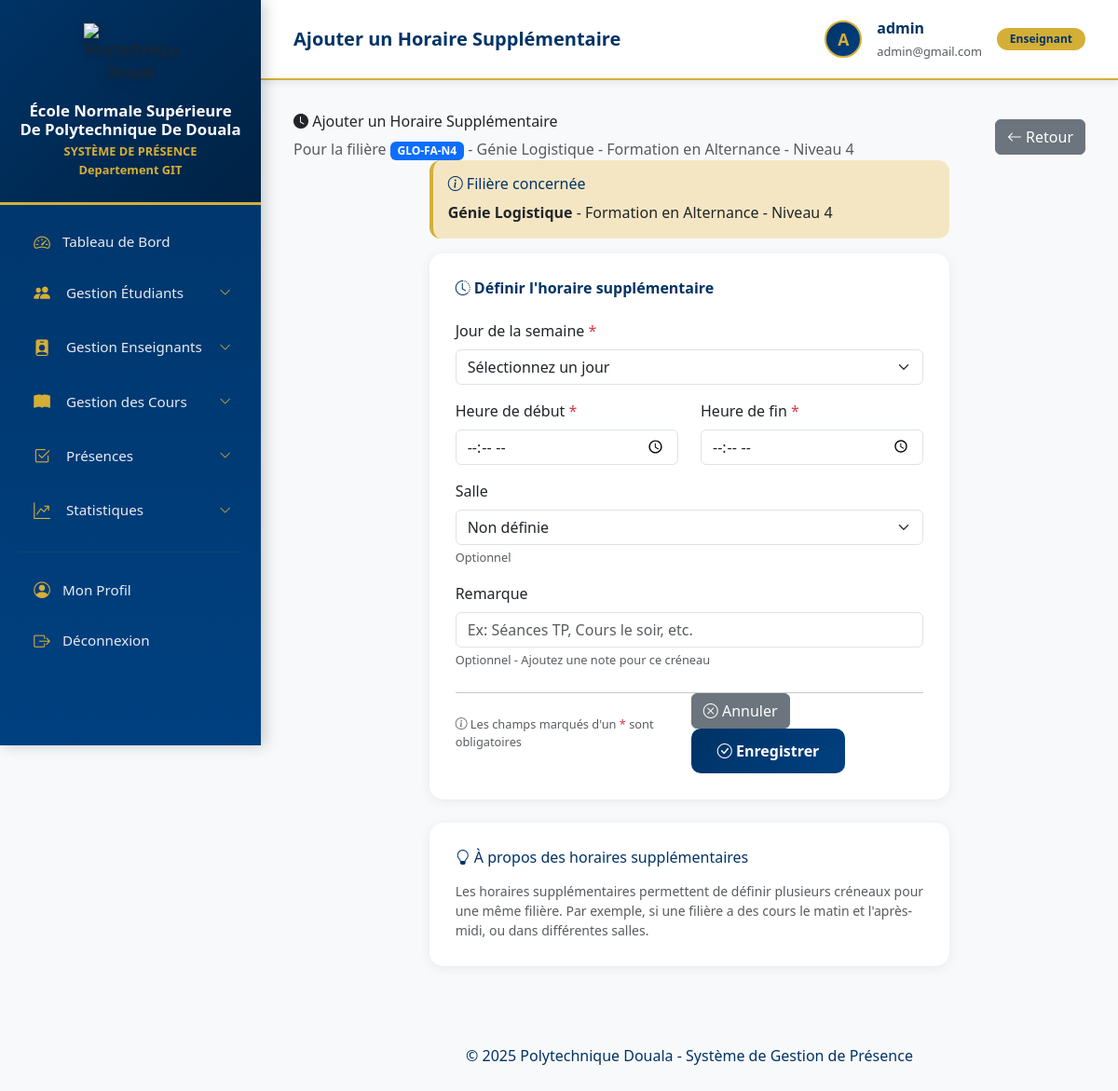
The app's page /etudiants/filieres/GLO-FA-N4/horaire/ajouter/ (signed in) with its own data.
### accounts/models.py (models this page shows, shortened)
class Profil(models.Model):
    ROLES = [
        ('ADMIN', 'Administrateur'),
        ('ENSEIGNANT', 'Enseignant'),
        ('SCOLARITE', 'Service Scolarité'),
    ]
    user = models.OneToOneField(User, on_delete=models.CASCADE,
                               related_name='profil',
                               verbose_name="Utilisateur")
    role = models.CharField(max_length=20, choices=ROLES,
                           default='ENSEIGNANT',
                           verbose_name="Rôle")
    telephone = models.CharField(max_length=20, blank=True, null=True,
                                verbose_name="Téléphone")
    photo = models.ImageField(upload_to='profils/photos/',
                             blank=True, null=True,
                             verbose_name="Photo")
    adresse = models.TextField(blank=True, null=True, verbose_name="Adresse")
    actif = models.BooleanField(default=True, verbose_name="Actif")
    date_creation = models.DateTimeField(auto_now_add=True)
    date_modification = models.DateTimeField(auto_now=True)
    class Meta:
        verbose_name = "Profil"
        verbose_name_plural = "Profils"
        ordering = ['user__username']
    def est_admin(self):
        return self.role == 'ADMIN' or self.user.is_superuser

### students/models.py (models this page shows, shortened)
class Filiere(models.Model):
    SPECIALITES = [
        ('GI', 'Génie Informatique et Télécommunication'),
        ('GLO', 'Génie Logistique'),
        ('GRT', 'Génie des Réseaux et Télécommunications'),
        ('CSCD', 'Cyber-Sécurité et Cryptographie Digitale'),
        ('SSI', 'Systèmes et Sécurité Informatique'),
    ]
    FORMATIONS = [
        ('FI', 'Formation Initiale'),
        ('FA', 'Formation en Alternance'),
        ('MP', 'Master Professionnel'),
    ]
    NIVEAUX = [
        ('N1', 'Niveau 1'),
        ('N2', 'Niveau 2'),
        ('N3', 'Niveau 3'),
        ('N4', 'Niveau 4'),
        ('N5', 'Niveau 5'),
    ]
    JOURS_SEMAINE = [
        ('LUNDI', 'Lundi'),
        ('MARDI', 'Mardi'),
        ('MERCREDI', 'Mercredi'),
        ('JEUDI', 'Jeudi'),
        ('VENDREDI', 'Vendredi'),
        ('SAMEDI', 'Samedi'),
    ]
    code = models.CharField(max_length=20, unique=True, verbose_name="Code",
                           help_text="Ex: GI-FI-N3")
    specialite = models.CharField(max_length=10, choices=SPECIALITES, verbose_name="Spécialité")
    formation = models.CharField(max_length=2, choices=FORMATIONS, verbose_name="Type de formation")
    niveau = models.CharField(max_length=2, choices=NIVEAUX, verbose_name="Niveau")
    jour_semaine = models.CharField(max_length=10, choices=JOURS_SEMAINE,
                                    blank=True, null=True, verbose_name="Jour principal")
    heure_debut = models.TimeField(blank=True, null=True, verbose_name="Heure de début")
    heure_fin = models.TimeField(blank=True, null=True, verbose_name="Heure de fin")
    description = models.TextField(blank=True, null=True, verbose_name="Description")
    salle_principale = models.ForeignKey('courses.Salle', on_delete=models.SET_NULL,
                                        null=True, blank=True,
                                        related_name='filieres_principales',
                                        verbose_name="Salle principale")
    actif = models.BooleanField(default=True, verbose_name="Actif")
    date_creation = models.DateTimeField(auto_now_add=True)
    date_modification = models.DateTimeField(auto_now=True)
    class Meta:
        verbose_name = "Filière"
        verbose_name_plural = "Filières"
        ordering = ['specialite', 'formation', 'niveau']
        unique_together = ['specialite', 'formation', 'niveau']
    def nom_complet(self):
        return f"{self.get_specialite_display()} - {self.get_formation_display()} - {self.get_niveau_display()}"

### students/views.py (the view, shortened to what this page needs)
# urls.py: path('filieres/<str:code>/horaire/ajouter/', views.ajouter_horaire_supplementaire, name='ajouter_horaire_supplementaire'),
@login_required
def ajouter_horaire_supplementaire(request, code):
    if not (request.user.profil.est_admin() or request.user.profil.est_scolarite()):
        messages.error(request, "⛔ Accès refusé.")
        return redirect('liste_filieres')
    filiere = get_object_or_404(Filiere, code=code)
    from courses.models import Salle
    context = {
        'filiere': filiere,
        'jours': HoraireSupplementaire.JOURS_SEMAINE,
        'salles': Salle.objects.filter(disponible=True),
    }
    return render(request, 'students/ajouter_horaire_supplementaire.html', context)

### students/templates/students/ajouter_horaire_supplementaire.html (shortened to what this page needs)
{% extends 'base.html' %}
{% block page_title %}Ajouter un Horaire Supplémentaire{% endblock %}
{% block content %}
<div class="page-header">
    <div class="d-flex justify-content-between align-items-center">
        <div>
            <h2 class="mb-2">
                <i class="bi bi-clock-fill"></i> Ajouter un Horaire Supplémentaire
            </h2>
            <p class="text-muted mb-0">
                Pour la filière <span class="badge bg-primary">{{ filiere.code }}</span> - {{ filiere.nom_complet }}
            </p>
        </div>
        <a href="{% url 'detail_filiere' filiere.code %}" class="btn btn-secondary">
            <i class="bi bi-arrow-left"></i> Retour
        </a>
    </div>
</div>
<div class="row">
    <div class="col-md-8 mx-auto">
        <div class="alert" style="background: var(--light-gold); border-left: 4px solid var(--accent-gold);">
            <h6 class="mb-2" style="color: var(--primary-blue);">
                <i class="bi bi-info-circle"></i> Filière concernée
            </h6>
            <p class="mb-0">
                <strong>{{ filiere.get_specialite_display }}</strong> -
                {{ filiere.get_formation_display }} -
                {{ filiere.get_niveau_display }}
            </p>
        </div>
        <div class="table-card">
            <h5 class="mb-4">
                <i class="bi bi-clock-history"></i> Définir l'horaire supplémentaire
            </h5>
            <form method="post" novalidate>
                <div class="mb-3">
                    <label for="jour_semaine" class="form-label">Jour de la semaine <span class="text-danger">*</span></label>
                    <select class="form-select" id="jour_semaine" name="jour_semaine" required>
                        <option value="">Sélectionnez un jour</option>
                    </select>
                </div>
                <div class="row mb-3">
                    <div class="col-md-6">
                        <label for="heure_debut" class="form-label">Heure de début <span class="text-danger">*</span></label>
                        <input type="time" class="form-control" id="heure_debut" name="heure_debut" required>
                    </div>
                    <div class="col-md-6">
                        <label for="heure_fin" class="form-label">Heure de fin <span class="text-danger">*</span></label>
                        <input type="time" class="form-control" id="heure_fin" name="heure_fin" required>
                    </div>
                </div>
                <div class="mb-3">
                    <label for="salle" class="form-label">Salle</label>
                    <select class="form-select" id="salle" name="salle">
                        <option value="">Non définie</option>
                    </select>
                    <small class="text-muted">Optionnel</small>
                </div>
                <div class="mb-4">
                    <label for="remarque" class="form-label">Remarque</label>
                    <input type="text" class="form-control" id="remarque" name="remarque"
                           placeholder="Ex: Séances TP, Cours le soir, etc.">
                    <small class="text-muted">Optionnel - Ajoutez une note pour ce créneau</small>
                </div>
                <hr>
                <div class="d-flex justify-content-between align-items-center">
                    <small class="text-muted">
                        <i class="bi bi-info-circle"></i> Les champs marqués d'un <span class="text-danger">*</span> sont obligatoires
                    </small>
                    <div>
                        <a href="{% url 'detail_filiere' filiere.code %}" class="btn btn-secondary me-2">
                            <i class="bi bi-x-circle"></i> Annuler
                        </a>
                        <button type="submit" class="btn btn-primary">
                            <i class="bi bi-check-circle"></i> Enregistrer
                        </button>
                    </div>
                </div>
            </form>
        </div>
        <div class="table-card mt-4">
            <h6 class="mb-3" style="color: var(--primary-blue);">
                <i class="bi bi-lightbulb"></i> À propos des horaires supplémentaires
            </h6>
            <p class="text-muted small mb-0">
                Les horaires supplémentaires permettent de définir plusieurs créneaux pour une même filière.
                Par exemple, si une filière a des cours le matin et l'après-midi, ou dans différentes salles.
            </p>
        </div>
    </div>
</div>
{% endblock %}

### templates/base.html (shortened to what this page needs)
{% load django_browser_reload %}
{% load static %}
<!DOCTYPE html>
<html lang="fr">
<head>
    <link href="https://cdn.jsdelivr.net/npm/bootstrap@5.3.0/dist/css/bootstrap.min.css" rel="stylesheet">
    <script src="https://cdn.tailwindcss.com"></script>
    <link rel="stylesheet" href="https://cdn.jsdelivr.net/npm/bootstrap-icons@1.11.0/font/bootstrap-icons.css">
</head>
<body>
    {% if user.is_authenticated %}
    <div class="sidebar" id="sidebar">
        <div class="logo-section">
            <img src="{% static 'images/logo.png' %}" alt="Polytechnique Douala">
            <h4>École Normale Supérieure De Polytechnique De Douala</h4>
            <p>SYSTÈME DE PRÉSENCE</p>
            <p>Departement GIT</p>
        </div>
        <nav>
            <a class="nav-link {% if request.resolver_match.url_name == 'dashboard' %}active{% endif %}"
               href="{% url 'dashboard' %}">
                <i class="bi bi-speedometer2 icon"></i>
                <span>Tableau de Bord</span>
            </a>
            {% if user.profil.est_admin or user.profil.est_scolarite %}
            <div class="menu-dropdown">
                <div class="menu-dropdown-toggle" onclick="toggleMenu('etudiants')">
                    <div class="d-flex align-items-center gap-3">
                        <i class="bi bi-people-fill icon"></i>
                        <span>Gestion Étudiants</span>
                    </div>
                    <i class="bi bi-chevron-down arrow"></i>
                </div>
            </div>
            <div class="menu-dropdown">
                <div class="menu-dropdown-toggle" onclick="toggleMenu('enseignants')">
                    <div class="d-flex align-items-center gap-3">
                        <i class="bi bi-person-badge-fill icon"></i>
                        <span>Gestion Enseignants</span>
                    </div>
                    <i class="bi bi-chevron-down arrow"></i>
                </div>
            </div>
            <div class="menu-dropdown">
                <div class="menu-dropdown-toggle" onclick="toggleMenu('cours')">
                    <div class="d-flex align-items-center gap-3">
                        <i class="bi bi-book-fill icon"></i>
                        <span>Gestion des Cours</span>
                    </div>
                    <i class="bi bi-chevron-down arrow"></i>
                </div>
            </div>
            <div class="menu-dropdown">
                <div class="menu-dropdown-toggle" onclick="toggleMenu('presences')">
                    <div class="d-flex align-items-center gap-3">
                        <i class="bi bi-check2-square icon"></i>
                        <span>Présences</span>
                    </div>
                    <i class="bi bi-chevron-down arrow"></i>
                </div>
            </div>
            <div class="menu-dropdown">
                <div class="menu-dropdown-toggle" onclick="toggleMenu('stats')">
                    <div class="d-flex align-items-center gap-3">
                        <i class="bi bi-graph-up-arrow icon"></i>
                        <span>Statistiques</span>
                    </div>
                    <i class="bi bi-chevron-down arrow"></i>
                </div>
            </div>
            {% endif %}
            <hr>
            <a class="nav-link {% if 'profil' in request.path %}active{% endif %}"
            href="{% url 'profil' %}">
                <i class="bi bi-person-circle icon"></i>
                <span>Mon Profil</span>
            </a>
            <a class="nav-link" href="{% url 'logout' %}">
                <i class="bi bi-box-arrow-right icon"></i>
                <span>Déconnexion</span>
            </a>
        </nav>
    </div>
    <div class="main-content">
        <div class="top-navbar">
            <div class="d-flex justify-content-between align-items-center">
                <div class="d-flex align-items-center gap-3">
                    <span class="fs-5 fw-bold" style="color: var(--primary-blue);">
                        {% block page_title %}Système de Présence{% endblock %}
                    </span>
                </div>
                <div class="d-flex align-items-center gap-3">
                    <div class="user-avatar">
                        {{ user.first_name.0|default:user.username.0|upper }}
                    </div>
                    <div class="d-none d-md-block">
                        <div class="fw-semibold" style="color: var(--primary-blue);">
                            {{ user.get_full_name|default:user.username }}
                        </div>
                        <small class="text-muted">{{ user.email }}</small>
                    </div>
                    <span class="badge">{{ user.profil.get_role_display }}</span>
                </div>
            </div>
        </div>
        <div class="content-area">
            {% block content %}{% endblock %}
        </div>
        <footer class="text-center py-4" style="color: var(--primary-blue);">
            <p class="mb-1">&copy; 2025 Polytechnique Douala - Système de Gestion de Présence</p>
        </footer>
    </div>
    {% else %}
    {% block login_content %}{% endblock %}
    {% endif %}
</body>
</html>

### records on screen
Filiere: code "GLO-FA-N4", nom_complet "Génie Logistique - Formation en Alternance - Niveau 4", specialite "Génie Logistique", formation "Formation en Alternance", niveau "Niveau 4"

### other values on screen
{{ user.first_name.0|default:user.username.0|upper }} "A"
{{ user.get_full_name|default:user.username }} "admin"
{{ user.email }} "admin@gmail.com"
{{ user.profil.get_role_display }} "Enseignant"
